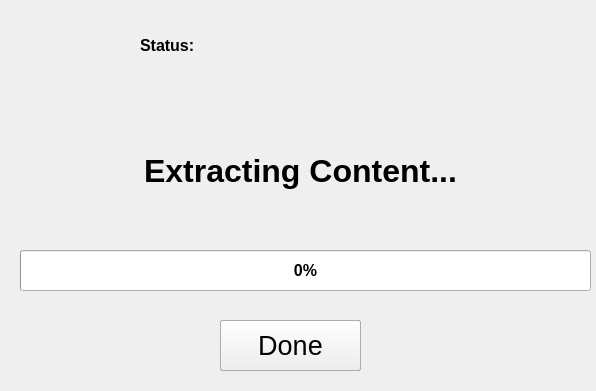
<?xml version="1.0" encoding="UTF-8"?>
<ui version="4.0">
 <class>Dialog</class>
 <widget class="QDialog" name="Dialog">
  <property name="geometry">
   <rect>
    <x>0</x>
    <y>0</y>
    <width>596</width>
    <height>391</height>
   </rect>
  </property>
  <property name="font">
   <font>
    <pointsize>12</pointsize>
   </font>
  </property>
  <property name="windowTitle">
   <string>Dialog</string>
  </property>
  <widget class="QProgressBar" name="progressBar">
   <property name="geometry">
    <rect>
     <x>20</x>
     <y>250</y>
     <width>571</width>
     <height>41</height>
    </rect>
   </property>
   <property name="font">
    <font>
     <pointsize>12</pointsize>
     <weight>75</weight>
     <bold>true</bold>
    </font>
   </property>
   <property name="value">
    <number>0</number>
   </property>
  </widget>
  <widget class="QPushButton" name="btnCancel">
   <property name="geometry">
    <rect>
     <x>220</x>
     <y>320</y>
     <width>141</width>
     <height>51</height>
    </rect>
   </property>
   <property name="font">
    <font>
     <pointsize>20</pointsize>
    </font>
   </property>
   <property name="text">
    <string>Cancel</string>
   </property>
  </widget>
  <widget class="QLabel" name="txtTitle">
   <property name="geometry">
    <rect>
     <x>60</x>
     <y>140</y>
     <width>481</width>
     <height>61</height>
    </rect>
   </property>
   <property name="font">
    <font>
     <pointsize>24</pointsize>
     <weight>75</weight>
     <bold>true</bold>
    </font>
   </property>
   <property name="text">
    <string>Extracting Content...</string>
   </property>
   <property name="alignment">
    <set>Qt::AlignCenter</set>
   </property>
  </widget>
  <widget class="QLabel" name="txtStatus">
   <property name="geometry">
    <rect>
     <x>140</x>
     <y>30</y>
     <width>451</width>
     <height>31</height>
    </rect>
   </property>
   <property name="font">
    <font>
     <pointsize>12</pointsize>
     <weight>75</weight>
     <bold>true</bold>
    </font>
   </property>
   <property name="text">
    <string>Status:</string>
   </property>
  </widget>
  <widget class="QPushButton" name="btnDone">
   <property name="geometry">
    <rect>
     <x>220</x>
     <y>320</y>
     <width>141</width>
     <height>51</height>
    </rect>
   </property>
   <property name="font">
    <font>
     <pointsize>20</pointsize>
    </font>
   </property>
   <property name="text">
    <string>Done</string>
   </property>
  </widget>
 </widget>
 <resources/>
 <connections/>
</ui>
